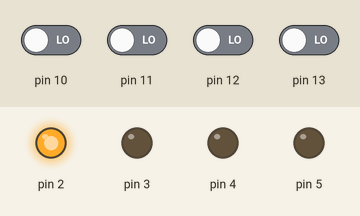
The program below on a simulated Arduino Uno, built with avr-gcc and run on an emulated ATmega328P. Parts: output pins drawn as LEDs (lit = HIGH). Inputs (shaded band) come from the test bench; at power-on: pin 10–13 LOW. Pins used as bus, display or sensor lines are not drawn.

Above: at 2.8 s.
2.9 s: pin 10 driven HIGH
At 4.2 s:
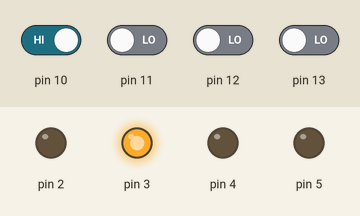
4.5 s: pin 11 driven HIGH
At 5.8 s:
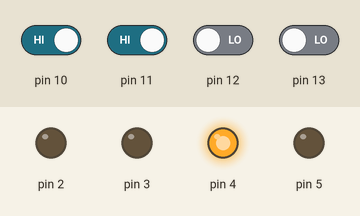
6.5 s: pin 12 driven HIGH
At 7.3 s:
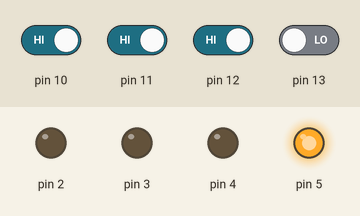
8.5 s: pin 10 driven LOW
At 10.0 s:
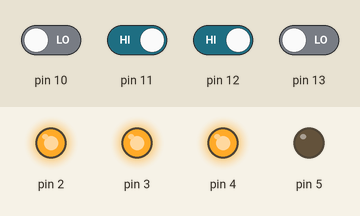
10.5 s: pin 13 driven HIGH
At 11.5 s:
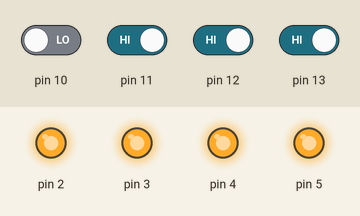
12.5 s: pin 11 driven LOW
At 14.2 s:
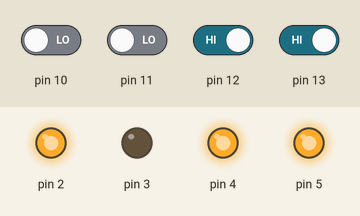
Timing chart, 0 to 15.5 s (numbered marks = the images above; inputs shaded):
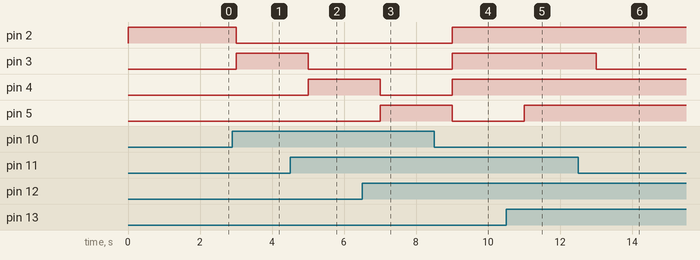

The program:

main.cpp
```cpp
#include <Arduino.h>

int W,X,Y,Z;
int D=0,C=0,B=0,A=0;

void disp_7447(int D,int C,int B, int A)
{
  digitalWrite(2, A); //LSB
  digitalWrite(3, B);
  digitalWrite(4, C);
  digitalWrite(5, D); //MSB
}

void setup()
{
pinMode(2, OUTPUT);
pinMode(3, OUTPUT);
pinMode(4, OUTPUT);
pinMode(5, OUTPUT);
pinMode(10, INPUT);
pinMode(11, INPUT);
pinMode(12, INPUT);
pinMode(13, INPUT);
pinMode(8, OUTPUT);
}

void loop()
{
digitalWrite(8, HIGH);

W = digitalRead(10);
X = digitalRead(11);
Y = digitalRead(12);
Z = digitalRead(13);

A = (!W);
B = (W&&!X&&!Z) || (!W&&X);
C = (W&&X&&!Y) || (!X&&Y) || (!W&&Y);
D = (W&&X&&Y)||(!W&&Z);

disp_7447(D,C,B,A);

digitalWrite(8, LOW);
delay(1000);
}
//&& is the AND operation
// || is the OR operation
// ! is the NiOT operation
```

Measured:
- after the input at 2.9 s, pin 2: HIGH → LOW after 0.10 s; pin 3: LOW → HIGH after 0.10 s
- after the input at 4.5 s, pin 3: HIGH → LOW after 0.50 s; pin 4: LOW → HIGH after 0.50 s
- after the input at 6.5 s, pin 4: HIGH → LOW after 0.50 s; pin 5: LOW → HIGH after 0.50 s
- after the input at 8.5 s, pin 2–4: LOW → HIGH after 0.50 s; pin 5: HIGH → LOW after 0.50 s
- after the input at 10.5 s, pin 5: LOW → HIGH after 0.50 s
- after the input at 12.5 s, pin 3: HIGH → LOW after 0.50 s
